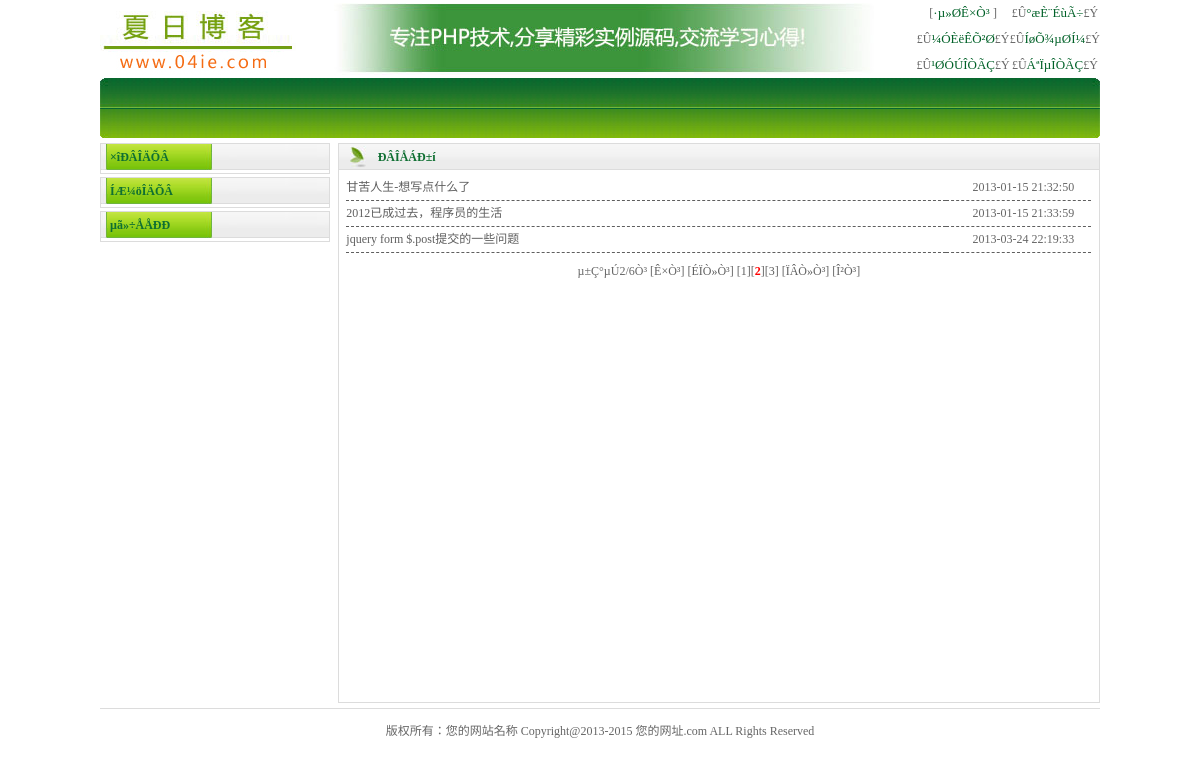
/Art_List.php?cid=3&page=2, run on the app's committed database.
### tables this page shows
CREATE TABLE `newscontent` (
  `newsid` int(4) NOT NULL auto_increment COMMENT '文章ID',
  `newstypeid` int(4) NOT NULL COMMENT '类型ID',
  `newstitle` varchar(100) NOT NULL COMMENT '文章标题',
  `keywords` varchar(225) default NULL COMMENT '文章关键词',
  `description` text COMMENT '文章描述',
  `newspic` varchar(100) default NULL COMMENT '文章图片',
  `hits` int(11) default '1' COMMENT '文章点击数',
  `is_hot` int(4) default NULL COMMENT '是否推荐',
  `is_top` int(4) default NULL COMMENT '是否置顶',
  `content` text,
  `newspath` varchar(100) NOT NULL,
  `newssource` varchar(100) NOT NULL,
  `newstime` datetime NOT NULL,
  PRIMARY KEY  (`newsid`),
  KEY `newstypeid` (`newstypeid`),
  CONSTRAINT `newscontent_ibfk_1` FOREIGN KEY (`newstypeid`) REFERENCES `newstype` (`newstypeid`)
);

CREATE TABLE `system` (
  `name` varchar(225) default NULL COMMENT '网站名称',
  `title` varchar(225) default NULL COMMENT '标题',
  `keywords` varchar(225) default NULL COMMENT '关键字',
  `smalltext` varchar(225) default NULL COMMENT '网站描述',
  `url` varchar(80) default NULL COMMENT '网站地址',
  `copyright` text COMMENT '版权信息'
);

### include/config.php (called while the page is built)
<?php
$mydbhost="localhost";
$mydbuser="mawenjun";
$mydbpw  ="198217";
$mydbname="phphtml";
$conn    ="";
$mydbcharset="gb2312";
?>

### include/global.php (called while the page is built, shortened)
<?php
require_once (XXCMS_ROOT . "include/config.php");
require_once ("Mysql.Class.php");
require_once ("Page.Class.php");
$db = new mysql ( $mydbhost, $mydbuser, $mydbpw, $mydbname, $conn, $mydbcharset );
?>

### Art_List.php (the view, shortened to what this page needs)
<?php
require_once ("include/global.php");
?>
<html xmlns="http://www.w3.org/1999/xhtml">
<head>
<link href="image/style.css" rel="stylesheet" type="text/css" />
</head>
<body>
	<table width="1000" border="0" align="center" cellpadding="0"
		cellspacing="0">
		<tr>
			<td width="196"><a href="<?php echo $db->ly_system("system",5)?>"
				title="<?php echo $db->ly_system("system",1)?>" target="_blank"><img
					src="image/xxcms_logo.jpg" width="196" height="73" border="0"></a></td>
			<td width="616" align="center"><img src="image/xxcms_ad.jpg"
				width="540" height="73"></td>
			<td width="188"><table width="90%" border="0" align="right"
					cellpadding="0" cellspacing="0">
					<tr>
						<td width="49%" align="center">[<a href="index.php"
							class="xx_menu_top">·µ»ØÊ×Ò³ </a>]
						</td>
						<td width="51%" align="center">£Û<a href="group/2.html"
							target="_blank" class="xx_menu_top">°æÈ¨ÉùÃ÷</a>£Ý
						</td>
					</tr>
					<tr>
						<td align="center">£Û<a href="#" class="xx_menu_top">¼ÓÈëÊÕ²Ø</a>£Ý
						</td>
						<td align="center">£Û<a href="group/3.html" target="_blank"
							class="xx_menu_top">ÍøÕ¾µØÍ¼</a>£Ý
						</td>
					</tr>
					<tr>
						<td align="center">£Û<a href="group/1.html" target="_blank"
							class="xx_menu_top">¹ØÓÚÎÒÃÇ</a>£Ý
						</td>
						<td align="center">£Û<a href="group/4.html" target="_blank"
							class="xx_menu_top">ÁªÏµÎÒÃÇ</a>£Ý
						</td>
					</tr>
				</table></td>
		</tr>
	</table>
	<table width="1000" border="0" align="center" cellpadding="0"
		cellspacing="0" class="menu">
		<tr>
			<td width="10" align="left" background="image/xxcms_bg_menu.jpg"><img
				src="image/xxcms_left_menu.jpg" width="8" height="60"></td>
			<td width="979" align="center" valign="middle"
				background="image/xxcms_bg_menu.jpg"></td>
			<td width="11" align="right" background="image/xxcms_bg_menu.jpg"><img
				src="image/xxcms_right_menu.jpg" width="8" height="60"></td>
		</tr>
	</table>
	<table width="1000" border="0" align="center" cellpadding="0"
		cellspacing="0">
		<tr>
			<td height="5"></td>
		</tr>
	</table>
	<table width="1000" border="0" align="center" cellpadding="0"
		cellspacing="0">
		<tr>
			<td width="230" height="192" align="center" valign="top"><table
					width="100%" border="0" cellpadding="0" cellspacing="0"
					class="xxcms_border">
					<tr>
						<td height="26" background="image/xxcms_hdp.jpg"
							class="xxcms_title">&nbsp;&nbsp;&nbsp;×îÐÂÎÄÕÂ</td>
					</tr>
					<tr>
						<td>
							<table width="100%" border="0" align="center" cellpadding="0"
								cellspacing="0">
								<tr>
									<td height="3"></td>
								</tr>
							</table></td>
					</tr>
				</table>
				<table width="100%" border="0" align="center" cellpadding="0"
					cellspacing="0">
					<tr>
						<td height="3"></td>
					</tr>
				</table>
				<table width="100%" border="0" cellpadding="0" cellspacing="0"
					class="xxcms_border">
					<tr>
						<td height="26" background="image/xxcms_hdp.jpg"
							class="xxcms_title">&nbsp;&nbsp;&nbsp;ÍÆ¼öÎÄÕÂ</td>
					</tr>
					<tr>
						<td>
							<table width="100%" border="0" align="center" cellpadding="0"
								cellspacing="0">
								<tr>
									<td height="3"></td>
								</tr>
							</table></td>
					</tr>
				</table>
				<table width="100%" border="0" align="center" cellpadding="0"
					cellspacing="0">
					<tr>
						<td height="3"></td>
					</tr>
				</table>
				<table width="100%" border="0" cellpadding="0" cellspacing="0"
					class="xxcms_border">
					<tr>
						<td height="26" background="image/xxcms_hdp.jpg"
							class="xxcms_title">&nbsp;&nbsp;&nbsp;µã»÷ÅÅÐÐ</td>
					</tr>
					<tr>
						<td>
							<table width="100%" border="0" align="center" cellpadding="0"
								cellspacing="0">
								<tr>
									<td height="3"></td>
								</tr>
							</table></td>
					</tr>
				</table></td>
			<td align="center" valign="top"><table width="99%" height="560"
					border="0" align="right" cellpadding="0" cellspacing="0"
					class="xxcms_border">
					<tr>
						<td height="414" valign="top"><table width="100%" border="0"
								align="center" cellpadding="0" cellspacing="0">
								<tr>
									<td width="39" height="26" align="center"
										background="image/xxcms_bg_t.jpg"><img
										src="image/xxcms_arr.jpg" width="16" height="22"></td>
									<td align="left" background="image/xxcms_bg_t.jpg"
										class="xxcms_title">ÐÂÎÅÁÐ±í</td>
								</tr>
							</table>
							<table width="100%" border="0" align="center" cellpadding="0"
								cellspacing="0">
								<tr>
									<td height="5"></td>
								</tr>
							</table>
							<table width="98%" border="0" align="center" cellpadding="0"
								cellspacing="0">
		  <?php
				$sql = "select * from newscontent where newstypeid='" . intval ( $_GET ["cid"] ) . "' order by newsid desc";
				$queryc = mysql_query ( $sql );
				$nums = mysql_num_rows ( $queryc );
				$each_disNums = 3;
				$sub_pages = 3;
				$subPage_link = "Art_List.php?cid=$_GET[cid]&page=";
				$subPage_type = 2;
				$current_page = $_GET ['page'] != "" ? $_GET ['page'] : 1;
				$currentNums = ($current_page - 1) * $each_disNums;
				$sql = "select * from newscontent where newstypeid='" . intval ( $_GET ["cid"] ) . "' limit $currentNums,$each_disNums";
				$query = mysql_query ( $sql );
				while ( $row = mysql_fetch_assoc ( $query ) ) {
					?>
            <tr>
									<td height="25" align="left" class="line"><a
										href="news/<?php echo $row["newspath"]?>"
										title="<?php echo $row["newstitle"] ?>" target="_blank"><?php echo $row["newstitle"] ?></a>&nbsp;</td>
									<td width="145" align="center" class="line">&nbsp;&nbsp; <?php echo $row["newstime"]?></td>
								</tr>
<?php  } ?>
            </table>
							<table width="100%" border="0" align="center" cellpadding="0"
								cellspacing="1" bordercolor="#000000">
								<tr>
									<td height="35" align="center"><?php $pg=new SubPages($each_disNums,$nums,$current_page,$sub_pages,$subPage_link,$subPage_type);?></td>
								</tr>
							</table></td>
					</tr>
				</table></td>
		</tr>
	</table>
	<table width="1000" border="0" align="center" cellpadding="0"
		cellspacing="0">
		<tr>
			<td height="5"></td>
		</tr>
	</table>
	<table width="1000" border="0" align="center" cellpadding="0"
		cellspacing="0" bgcolor="#DCDCDC">
		<tr>
			<td height="1"></td>
		</tr>
	</table>
	<table width="1000" border="0" align="center" cellpadding="0"
		cellspacing="0">
		<tr>
			<td height="45" align="center"><?php echo $db->ly_system("system",6)?></td>
		</tr>
	</table>
</body>
</html>

### lib/Mysql.Class.php (shortened to what this page needs)
<?php
class mysql {
	private $db_host;
	private $db_user;
	private $db_pwd;
	private $conn;
	private $result;
	private $show_error = true;
	public function __construct($db_host, $db_user, $db_pwd, $db_database, $conn, $coding) {
		$this->db_host = $db_host;
		$this->db_user = $db_user;
		$this->db_pwd = $db_pwd;
		$this->db_database = $db_database;
		$this->conn = $conn;
		$this->coding = $coding;
	}
	public function connect() {
		if ($this->conn == "pconn") {
			$this->conn = mysql_pconnect ( $this->db_host, $this->db_user, $this->db_pwd );
		} else {
			$this->conn = mysql_connect ( $this->db_host, $this->db_user, $this->db_pwd );
		}
	}
	public function query($sql) {
		$this->sql = $sql;
		$result = mysql_query ( $this->sql, $this->conn );
		if (! $result) {
			if ($this->show_error) {
				$this->show_error ( "´íÎóSQLÓï¾ä£º", $this->sql );
			}
		} else {
			$this->result = $result;
		}
		return $this->result;
	}
	public function ly_system($table, $sort) {
		$sql = "SELECT * FROM $table";
		$rs = $this->query ( $sql );
		while ( $rows = mysql_fetch_assoc ( $rs ) ) {
			switch ($sort) {
				case 1 :
					echo $rows ["name"];
					break;
				case 2 :
					echo $rows ["title"];
					break;
				case 3 :
					echo $rows ["keywords"];
					break;
				case 4 :
					echo $rows ["smalltext"];
					break;
				case 5 :
					echo $rows ["url"];
					break;
				default :
					echo $rows ["copyright"];
			}
		}
	}
}
?>

### image/style.css (style rules this page uses)
body,td,th { font-family: ����;font-size: 9pt;color: #666666; }
body { margin-left: 0px;margin-top: 0px;margin-right: 0px;margin-bottom: 0px;background-color: #FFFFFF;line-height:20px; }
table td { line-height:25px; }
a:link { color: #5F5F5F;text-decoration: none; }
a.xx_menu_top:link { color: #006128;text-decoration: none;font-family: 12;font-size: 13px; }
.menu td { color:#FFFFFF;font-size:12px; }
.xxcms_title { font-weight: bold; color: #0F6F32; }
.xxcms_border { border: 1px solid #DCDCDC; }
.line { border-top-width: 1px; border-right-width: 1px; border-bottom-width: 1px; border-left-width: 1px; border-bottom-style: dashed; border-top-color: #5F5F5F; border-right-color: #5F5F5F; border-bottom-color: #5F5F5F; border-left-color: #5F5F5F; }

### data on the page
newscontent: newstitle "甘苦人生-想写点什么了", newstime "2013-01-15 21:32:50"
newscontent: newstitle "2012已成过去，程序员的生活", newstime "2013-01-15 21:33:59"
newscontent: newstitle "jquery form $.post提交的一些问题", newstime "2013-03-24 22:19:33"
system: copyright "版权所有：您的网站名称 Copyright@2013-2015 您的网址.com ALL Rights Reserved"

### other printed values
$subPageCss2Str "µ±Ç°µÚ2/6Ò³"
$s "1"
$s "2"
$s "3"
